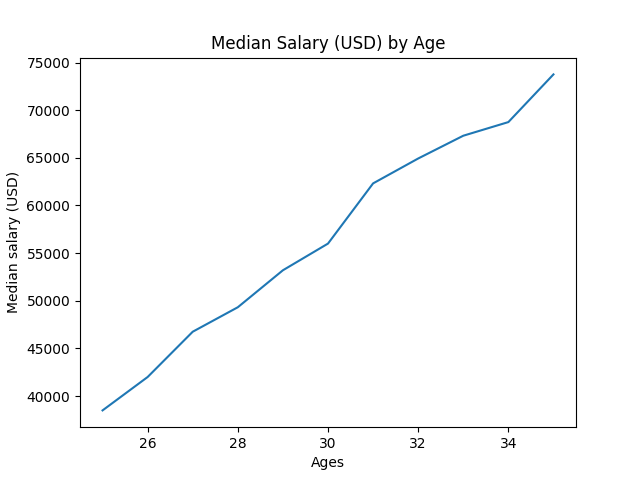

This chart was generated by the following Python code:
from matplotlib import pyplot as plt

dev_x = [25, 26, 27, 28, 29, 30, 31, 32, 33, 34, 35]
dev_y = [38496, 42000, 46752, 49320, 53200, 56000, 62316, 64928, 67317, 68748, 73752]

plt.plot(dev_x, dev_y)
plt.xlabel('Ages')
plt.ylabel('Median salary (USD)')
plt.title('Median Salary (USD) by Age')
plt.show()
